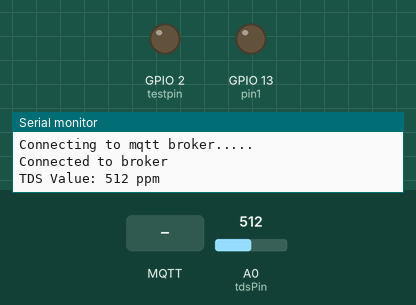
Bench run of a sketch on a simulated ESP8266 (NodeMCU). On the bench: output pins drawn as LEDs (lit = HIGH), the last lines printed to the serial monitor. Inputs (shaded band) come from the test bench; at power-on: A0 (tdsPin) = 512. WiFi joins after 1.5 s; servers stay silent unless stated; no MQTT or app messages arrive unless stated.

Above: at 4.8 s.
4.9 s: MQTT message "on" arrives on the first subscribed topic
At 6.1 s:
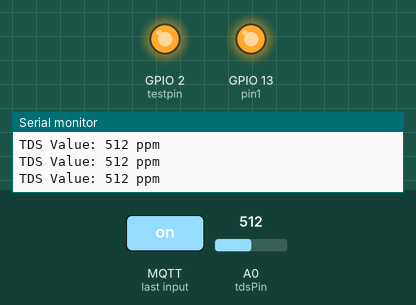
6.4 s: MQTT message "off" arrives on the first subscribed topic
At 7.6 s:
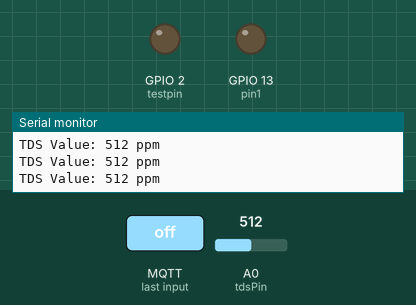
Timing chart, 0 to 9.4 s (numbered marks = the images above; inputs shaded):
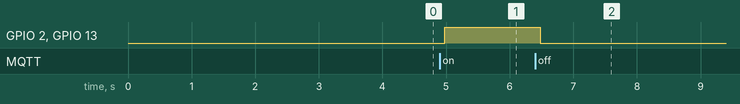

Measured:
- after the input at 4.9 s, GPIO 2 (testpin), GPIO 13 (pin1): LOW → HIGH after 0.08 s
- after the input at 6.4 s, GPIO 2 (testpin), GPIO 13 (pin1): HIGH → LOW after 0.08 s

The sketch:

grit_tds_pump.ino
```cpp
#include <ArduinoJson.h>
#include <ESP8266HTTPClient.h>
#include <WiFiClient.h>
#include <ESP8266WiFi.h>
#include <PubSubClient.h>

// PINOUTS
#define pin1 13
#define testpin 2
#define tdsPin A0
#define VREF 3.3
#define SCOUNT  30

int analogBuffer[SCOUNT];
int analogBufferTemp[SCOUNT];
int analogBufferIndex = 0;
int copyIndex = 0;

float averageVoltage = 0.0;
float tdsValue = 0.0;
float temperature = 23.0;

//WIFI Information
const char* ssid = "hydro";
const char* ssid_pass = "hydrohydro";

//Broker Information
String broker ;
String username;
String password;
String port;

//Node information
String topic_pump;
String topic_tds;

//URL information
const char* global_URL = "http://192.168.1.179:8080/api/collections/global/records/r1en4aa61ndcg6y";
const char* node_URL = "http://192.168.1.179:8080/api/collections/topics/records/";

//topic information (USING GRIT CHAMBER AS AN EXAMPLE)
const char* endpoints[] = {"grit_pump_00000","grit_tds_000000"};

//MQTT conn
WiFiClient espClient;
PubSubClient client(espClient);

void setup() {
  Serial.begin(115200);
  delay(1000);

  WiFi.begin(ssid, ssid_pass);
  Serial.println("Connecting to WiFi...");
  while (WiFi.status() != WL_CONNECTED) {
    delay(1000);
    Serial.println("Connecting to WiFi...");
  }
  Serial.println("Connected to WiFi!");

  pinMode(pin1, OUTPUT);
  pinMode(testpin, OUTPUT);
  pinMode(tdsPin, INPUT);

  grabGlobalInformation();
  grabPumpInformation();
  grabTDSInformation();

 Serial.print("Broker: "); Serial.println(broker);
 Serial.print("port: "); Serial.println(port);
 Serial.print("topic_tds: "); Serial.println(topic_tds);
 Serial.print("topic_pump: "); Serial.println(topic_pump);

  connectMQTT();
}

void loop() {

  static unsigned long analogSampleTimepoint = millis();

  if(millis()-analogSampleTimepoint > 40U){
    analogSampleTimepoint = millis();
    analogBuffer[analogBufferIndex] = analogRead(tdsPin);
    analogBufferIndex++;
    if(analogBufferIndex == SCOUNT){
      analogBufferIndex = 0;
    }

  }

  static unsigned long printTimepoint = millis();
  if(millis()-printTimepoint > 800U){
    printTimepoint = millis();
    for(copyIndex=0; copyIndex<SCOUNT; copyIndex++){
      analogBufferTemp[copyIndex] = analogBuffer[copyIndex];

      averageVoltage = getMedianNum(analogBufferTemp,SCOUNT) * (float)VREF / 1024.0;
      float compensationCoefficient = 1.0 + 0.02 * (temperature - 25.0);
      float compensationVoltage = averageVoltage / compensationCoefficient;
      tdsValue = (133.42 * compensationVoltage * compensationVoltage * compensationVoltage - 255.86 * compensationVoltage * compensationVoltage + 857.39 * compensationVoltage) * 0.5;


      Serial.print("TDS Value: ");
      Serial.print(analogRead(tdsPin));
      Serial.println(" ppm");

      char str[20];
      sprintf(str, "%i",analogRead(tdsPin));

      const char* test = topic_tds.c_str();

      client.publish(test, str);
      delay(500);
      client.loop();

    }
  }

}

int getMedianNum(int bArray[], int iFilterLen){
  int bTab[iFilterLen];
  for (byte i = 0; i<iFilterLen; i++)
  bTab[i] = bArray[i];
  int i, j, bTemp;
  for (j = 0; j < iFilterLen - 1; j++) {
    for (i = 0; i < iFilterLen - j - 1; i++) {
      if (bTab[i] > bTab[i + 1]) {
        bTemp = bTab[i];
        bTab[i] = bTab[i + 1];
        bTab[i + 1] = bTemp;
      }
    }
  }
  if ((iFilterLen & 1) > 0){
    bTemp = bTab[(iFilterLen - 1) / 2];
  }
  else {
    bTemp = (bTab[iFilterLen / 2] + bTab[iFilterLen / 2 - 1]) / 2;
  }
  return bTemp;
}

void connectMQTT(){
  uint16_t converted_port = static_cast<uint16_t>(port.toInt());
  IPAddress ip = IPAddress();
  ip.fromString(broker);

  client.setServer(ip, converted_port);
  client.setCallback(callback);

  while (!client.connected()) {
      const char *client_id = "esp8266-client-tds-pump-grit";
      Serial.println("Connecting to mqtt broker.....");
      if (client.connect(client_id)) {
          Serial.println("Connected to broker");
      }
      else {
          Serial.print("failed with state ");
          Serial.println(client.state());
          delay(2000);
      }
  }

  client.subscribe(topic_tds.c_str());
  client.subscribe(topic_pump.c_str());
}

void callback(char *topic, byte *payload, unsigned int length) {

    Serial.print("Message arrived in topic: ");
    Serial.println(topic);
    Serial.print("Message: ");

    String message;
    for (int i = 0; i < length; i++) {
        message = message + (char) payload[i];
    }
    Serial.print(message);

    if (strcmp(topic,topic_pump.c_str())==0) {
      if (message == "off") {
        digitalWrite(pin1, LOW);
        digitalWrite(testpin, LOW);
      }
      if (message == "on") {
        digitalWrite(pin1, HIGH);
        digitalWrite(testpin, HIGH);
      }
    }

    Serial.println();
    Serial.println("-----------------------");
}

void grabTDSInformation(){
  HTTPClient http;
  WiFiClient client;
  int httpCode;

  char fullURL[87];

  strcpy(fullURL, node_URL);
  strcat(fullURL, endpoints[1]);

  http.begin(client, fullURL);
  httpCode = http.GET();

  if (httpCode > 0) {
    String payload = http.getString();

    DynamicJsonDocument doc_tds(1024);
    deserializeJson(doc_tds, payload);

    const char* data;
    data =  doc_tds["topic"];
    topic_tds = String(data);

  }
  else {
      Serial.print("HTTP request failed with error code ");
      Serial.println(httpCode);
  }
  http.end();

  Serial.println("=======JSON DATA=========");
  Serial.print("TDS topic: "); Serial.println(topic_tds);
  Serial.println("=========================");

}

void grabPumpInformation(){
  HTTPClient http;
  WiFiClient client;
  int httpCode;

  char fullURL[87];

  strcpy(fullURL, node_URL);
  strcat(fullURL, endpoints[0]);

  http.begin(client, fullURL);
  httpCode = http.GET();

  if (httpCode > 0) {
    String payload = http.getString();

    DynamicJsonDocument doc_pump(1024);
    deserializeJson(doc_pump, payload);

    const char* data;
    data = doc_pump["topic"];
    topic_pump = String(data);

  }
  else {
      Serial.print("HTTP request failed with error code ");
      Serial.println(httpCode);
  }
  http.end();

  memset(fullURL, 0, sizeof(fullURL));
  strcpy(fullURL, node_URL);
  strcat(fullURL, endpoints[1]);

  Serial.println("=======JSON DATA=========");
  Serial.print("Pump topic: "); Serial.println(topic_pump);
  Serial.println("=========================");

}

void grabGlobalInformation(){
  HTTPClient http;
  WiFiClient client;
  http.begin(client, global_URL);
  int httpCode = http.GET();

  if (httpCode > 0) {
    String payload = http.getString();

    DynamicJsonDocument doc_broker(1024); deserializeJson(doc_broker, payload);
    DynamicJsonDocument doc_user(1024); deserializeJson(doc_user, payload);
    DynamicJsonDocument doc_pass(1024); deserializeJson(doc_pass, payload);
    DynamicJsonDocument doc_port(1024); deserializeJson(doc_port, payload);

    const char* data;
    data = doc_broker["broker"];
    broker = String(data);

    data = doc_user["username"];
    username = String(data);

    data = doc_pass["password"];
    password = String(data);

    data = doc_port["port"];
    port = String(data);

  }
  else {
      Serial.print("HTTP request failed with error code ");
      Serial.println(httpCode);
    }

  Serial.println("=======JSON DATA=========");
  Serial.print("broker: "); Serial.println(broker);
  Serial.print("username: "); Serial.println(username);
  Serial.print("password: "); Serial.println(password);
  Serial.print("port: "); Serial.println(port);
  Serial.println("=========================");
  http.end();
}
```
